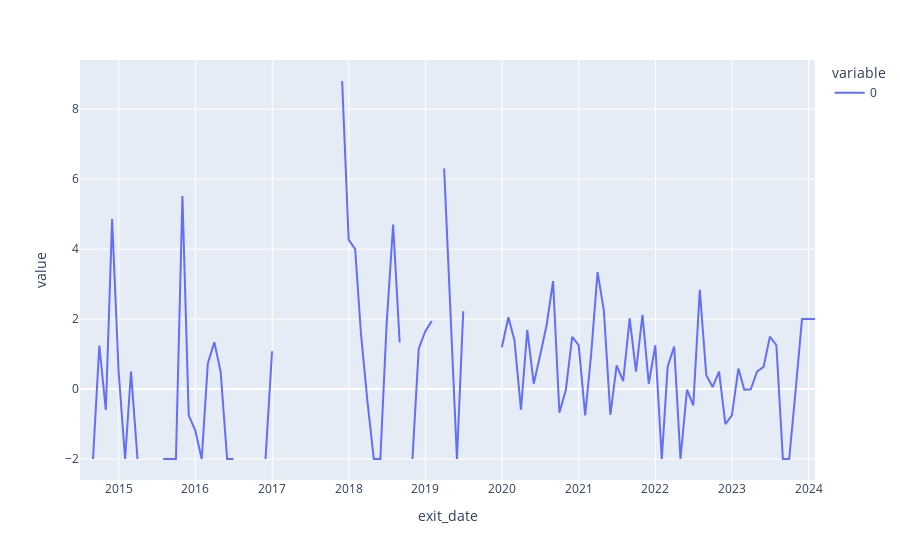

This figure's notebook cell:
### Code cell
import plotly.express as px
import plotly.graph_objects as go

fig = px.line(percentEachMonth)
fig.show()
